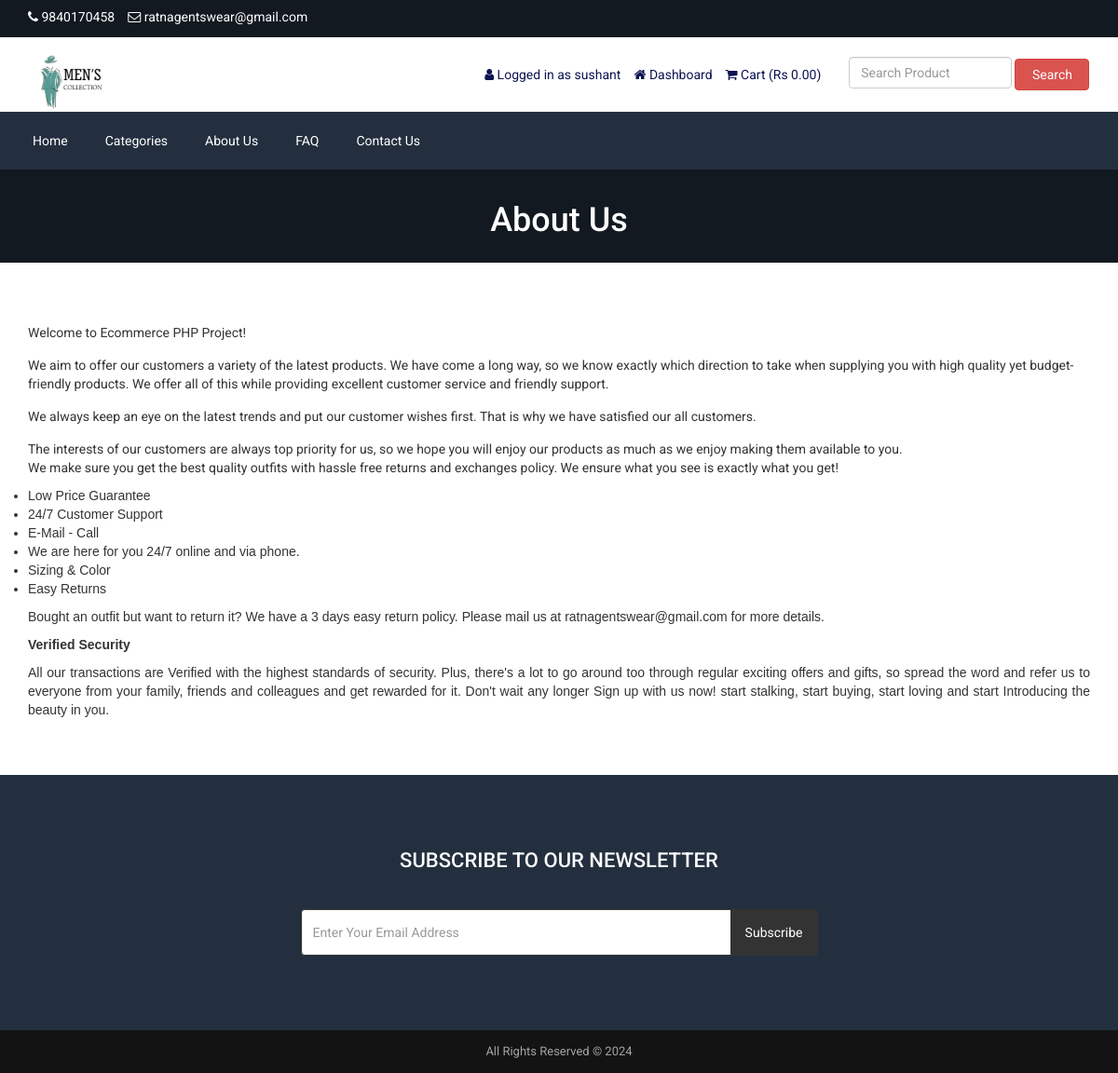
/about.php (signed in), run on the app's committed database.
### tables this page shows
CREATE TABLE `tbl_settings` (
  `id` int(11) NOT NULL,
  `logo` varchar(255) NOT NULL,
  `favicon` varchar(255) NOT NULL,
  `footer_about` text NOT NULL,
  `footer_copyright` text NOT NULL,
  `contact_address` text NOT NULL,
  `contact_email` varchar(255) NOT NULL,
  `contact_phone` varchar(255) NOT NULL,
  `contact_fax` varchar(255) NOT NULL,
  `contact_map_iframe` text NOT NULL,
  `receive_email` varchar(255) NOT NULL,
  `receive_email_subject` varchar(255) NOT NULL,
  `receive_email_thank_you_message` text NOT NULL,
  `forget_password_message` text NOT NULL,
  `total_recent_post_footer` int(10) NOT NULL,
  `total_popular_post_footer` int(10) NOT NULL,
  `total_recent_post_sidebar` int(11) NOT NULL,
  `total_popular_post_sidebar` int(11) NOT NULL,
  `total_featured_product_home` int(11) NOT NULL,
  `total_latest_product_home` int(11) NOT NULL,
  `total_popular_product_home` int(11) NOT NULL,
  `meta_title_home` text NOT NULL,
  `meta_keyword_home` text NOT NULL,
  `meta_description_home` text NOT NULL,
  `banner_login` varchar(255) NOT NULL,
  `banner_registration` varchar(255) NOT NULL,
  `banner_forget_password` varchar(255) NOT NULL,
  `banner_reset_password` varchar(255) NOT NULL,
  `banner_search` varchar(255) NOT NULL,
  `banner_cart` varchar(255) NOT NULL,
  `banner_checkout` varchar(255) NOT NULL,
  `banner_product_category` varchar(255) NOT NULL,
  `banner_blog` varchar(255) NOT NULL,
  `cta_title` varchar(255) NOT NULL,
  `cta_content` text NOT NULL,
  `cta_read_more_text` varchar(255) NOT NULL,
  `cta_read_more_url` varchar(255) NOT NULL,
  `cta_photo` varchar(255) NOT NULL,
  `featured_product_title` varchar(255) NOT NULL,
  `featured_product_subtitle` varchar(255) NOT NULL,
  `latest_product_title` varchar(255) NOT NULL,
  `latest_product_subtitle` varchar(255) NOT NULL,
  `popular_product_title` varchar(255) NOT NULL,
  `popular_product_subtitle` varchar(255) NOT NULL,
  `testimonial_title` varchar(255) NOT NULL,
  `testimonial_subtitle` varchar(255) NOT NULL,
  `testimonial_photo` varchar(255) NOT NULL,
  `blog_title` varchar(255) NOT NULL,
  `blog_subtitle` varchar(255) NOT NULL,
  `newsletter_text` text NOT NULL,
  `paypal_email` varchar(255) NOT NULL,
  `stripe_public_key` varchar(255) NOT NULL,
  `stripe_secret_key` varchar(255) NOT NULL,
  `bank_detail` text NOT NULL,
  `before_head` text NOT NULL,
  `after_body` text NOT NULL,
  `before_body` text NOT NULL,
  `home_service_on_off` int(11) NOT NULL,
  `home_welcome_on_off` int(11) NOT NULL,
  `home_featured_product_on_off` int(11) NOT NULL,
  `home_latest_product_on_off` int(11) NOT NULL,
  `home_popular_product_on_off` int(11) NOT NULL,
  `home_testimonial_on_off` int(11) NOT NULL,
  `home_blog_on_off` int(11) NOT NULL,
  `newsletter_on_off` int(11) NOT NULL,
  `ads_above_welcome_on_off` int(1) NOT NULL,
  `ads_above_featured_product_on_off` int(1) NOT NULL,
  `ads_above_latest_product_on_off` int(1) NOT NULL,
  `ads_above_popular_product_on_off` int(1) NOT NULL,
  `ads_above_testimonial_on_off` int(1) NOT NULL,
  `ads_category_sidebar_on_off` int(1) NOT NULL
);

CREATE TABLE `tbl_top_category` (
  `tcat_id` int(11) NOT NULL,
  `tcat_name` varchar(255) NOT NULL,
  `show_on_menu` int(1) NOT NULL
);

CREATE TABLE `tbl_page` (
  `id` int(11) NOT NULL,
  `about_title` varchar(255) NOT NULL,
  `about_content` text NOT NULL,
  `about_banner` varchar(255) NOT NULL,
  `about_meta_title` varchar(255) NOT NULL,
  `about_meta_keyword` text NOT NULL,
  `about_meta_description` text NOT NULL,
  `faq_title` varchar(255) NOT NULL,
  `faq_banner` varchar(255) NOT NULL,
  `faq_meta_title` varchar(255) NOT NULL,
  `faq_meta_keyword` text NOT NULL,
  `faq_meta_description` text NOT NULL,
  `blog_title` varchar(255) NOT NULL,
  `blog_banner` varchar(255) NOT NULL,
  `blog_meta_title` varchar(255) NOT NULL,
  `blog_meta_keyword` text NOT NULL,
  `blog_meta_description` text NOT NULL,
  `contact_title` varchar(255) NOT NULL,
  `contact_banner` varchar(255) NOT NULL,
  `contact_meta_title` varchar(255) NOT NULL,
  `contact_meta_keyword` text NOT NULL,
  `contact_meta_description` text NOT NULL,
  `pgallery_title` varchar(255) NOT NULL,
  `pgallery_banner` varchar(255) NOT NULL,
  `pgallery_meta_title` varchar(255) NOT NULL,
  `pgallery_meta_keyword` text NOT NULL,
  `pgallery_meta_description` text NOT NULL,
  `vgallery_title` varchar(255) NOT NULL,
  `vgallery_banner` varchar(255) NOT NULL,
  `vgallery_meta_title` varchar(255) NOT NULL,
  `vgallery_meta_keyword` text NOT NULL,
  `vgallery_meta_description` text NOT NULL
);

### about.php (the view)
<?php require_once('header.php'); ?>
<?php
$statement = $pdo->prepare("SELECT * FROM tbl_page WHERE id=1");
$statement->execute();
$result = $statement->fetchAll(PDO::FETCH_ASSOC);
foreach ($result as $row) {
   $about_title = $row['about_title'];
    $about_content = $row['about_content'];
    $about_banner = $row['about_banner'];
}
?>
<div class="page-banner" style="background-image: url(assets/uploads/<?php echo $about_banner; ?>);">
    <div class="inner">
        <h1><?php echo $about_title; ?></h1>
    </div>
</div>
<div class="page">
    <div class="container">
        <div class="row">
            <div class="col-md-12">
                <p>
                    <?php echo $about_content; ?>
                </p>
            </div>
        </div>
    </div>
</div>
<?php require_once('footer.php'); ?>

### header.php (shortened to what this page needs)
<?php
include("admin/inc/config.php");
$statement = $pdo->prepare("SELECT * FROM tbl_settings WHERE id=1");
$statement->execute();
$result = $statement->fetchAll(PDO::FETCH_ASSOC);
foreach ($result as $row)
{
	$logo = $row['logo'];
	$contact_email = $row['contact_email'];
	$contact_phone = $row['contact_phone'];
}
?>
<!DOCTYPE html>
<html lang="en">
<head>
	<link rel="stylesheet" href="assets/css/bootstrap.min.css">
	<link rel="stylesheet" href="assets/css/font-awesome.min.css">
	<link rel="stylesheet" href="assets/css/owl.carousel.min.css">
	<link rel="stylesheet" href="assets/css/owl.theme.default.min.css">
	<link rel="stylesheet" href="assets/css/jquery.bxslider.min.css">
    <link rel="stylesheet" href="assets/css/magnific-popup.css">
    <link rel="stylesheet" href="assets/css/rating.css">
	<link rel="stylesheet" href="assets/css/spacing.css">
	<link rel="stylesheet" href="assets/css/bootstrap-touch-slider.css">
	<link rel="stylesheet" href="assets/css/animate.min.css">
	<link rel="stylesheet" href="assets/css/tree-menu.css">
	<link rel="stylesheet" href="assets/css/select2.min.css">
	<link rel="stylesheet" href="assets/css/main.css">
	<link rel="stylesheet" href="assets/css/responsive.css">
	<?php
	$statement = $pdo->prepare("SELECT * FROM tbl_page WHERE id=1");
	$statement->execute();
	$result = $statement->fetchAll(PDO::FETCH_ASSOC);
		?>
</head>
<body>
<div class="top">
	<div class="container">
		<div class="row">
			<div class="col-md-6 col-sm-6 col-xs-12">
				<div class="left">
					<ul>
						<li><i class="fa fa-phone"></i> <?php echo $contact_phone; ?></li>
						<li><i class="fa fa-envelope-o"></i> <?php echo $contact_email; ?></li>
					</ul>
				</div>
			</div>
			<div class="col-md-6 col-sm-6 col-xs-12">
			</div>
		</div>
	</div>
</div>
<div class="header">
	<div class="container">
		<div class="row inner">
			<div class="col-md-4 logo">
				<a href="index.php"><img src="assets/uploads/<?php echo $logo; ?>" alt="logo image"></a>
			</div>
			<div class="col-md-5 right">
				<ul>
					<?php
					if(isset($_SESSION['customer'])) {
						?>
						<li><i class="fa fa-user"></i> <?php echo "Logged in as"; ?> <?php echo $_SESSION['customer']['cust_name']; ?></li>
						<li><a href="dashboard.php"><i class="fa fa-home"></i> <?php echo "Dashboard"; ?></a></li>
						<?php
					} else {
						?>
						<li><a href="login.php"><i class="fa fa-sign-in"></i> <?php echo "Login"; ?></a></li>
						<li><a href="registration.php"><i class="fa fa-user-plus"></i> <?php echo "Register"; ?></a></li>
						<?php
					}
					?>
					<li><a href="cart.php"><i class="fa fa-shopping-cart"></i> <?php echo "Cart"; ?> (<?php echo "Rs "; ?><?php
					if(isset($_SESSION['cart_p_id'])) {
						$table_total_price = 0;
						$i=0;
	                    foreach($_SESSION['cart_p_qty'] as $key => $value)
	                    {
	                        $i++;
	                        $arr_cart_p_qty[$i] = $value;
	                    }                    $i=0;
	                    foreach($_SESSION['cart_p_current_price'] as $key => $value)
	                    {
	                        $i++;
	                        $arr_cart_p_current_price[$i] = $value;
	                    }
	                    for($i=1;$i<=count($arr_cart_p_qty);$i++) {
	                    	$row_total_price = $arr_cart_p_current_price[$i]*$arr_cart_p_qty[$i];
	                        $table_total_price = $table_total_price + $row_total_price;
	                    }
						echo $table_total_price;
					} else {
						echo '0.00';
					}
					?>)</a></li>
				</ul>
			</div>
			<div class="col-md-3 search-area">
				<form class="navbar-form navbar-left" role="search" action="search-result.php" method="get">
					<div class="form-group">
						<input type="text" class="form-control search-top" placeholder="<?php echo "Search Product"; ?>" name="search_text">
					</div>
					<button type="submit" class="btn btn-danger"><?php echo "Search"; ?></button>
				</form>
			</div>
		</div>
	</div>
</div>
<div class="nav">
	<div class="container">
		<div class="row">
			<div class="col-md-12 pl_0 pr_0">
				<div class="menu-container">
					<div class="menu">
						<ul>
							<li><a href="index.php">Home</a></li>
							<?php
								$statement = $pdo->prepare("SELECT * FROM tbl_top_category WHERE show_on_menu=1");
								$statement->execute();
								$result = $statement->fetchAll(PDO::FETCH_ASSOC);
								foreach ($result as $row) {
								?>
								<li><a href="product-category.php?id=<?php echo $row['tcat_id']; ?>&type=top-category"><?php echo "Categories"; ?></a>
								</li>
								<?php
								}
							?>
							<?php
							$statement = $pdo->prepare("SELECT * FROM tbl_page WHERE id=1");
							$statement->execute();
							$result = $statement->fetchAll(PDO::FETCH_ASSOC);
							foreach ($result as $row) {
								$about_title = $row['about_title'];
								$faq_title = $row['faq_title'];
								$contact_title = $row['contact_title'];
							}
							?>
							<li><a href="about.php"><?php echo $about_title; ?></a></li>
							<li><a href="faq.php"><?php echo $faq_title; ?></a></li>
							<li><a href="contact.php"><?php echo $contact_title; ?></a></li>
						</ul>
					</div>
				</div>
			</div>
		</div>
	</div>
</div>

### footer.php (shortened to what this page needs)
<?php
require_once('Class/Footer.php');
?>
<?php
$statement = $pdo->prepare("SELECT * FROM tbl_settings WHERE id=1");
$statement->execute();
$result = $statement->fetchAll(PDO::FETCH_ASSOC);
foreach ($result as $row)
{
	$footer_copyright = $row['footer_copyright'];
    $newsletter_on_off = $row['newsletter_on_off'];
}
?>
<?php if($newsletter_on_off == 1): ?>
<section class="home-newsletter">
	<div class="container">
		<div class="row">
			<div class="col-md-6 col-md-offset-3">
				<div class="single">
				<form action="" method="post">
					<h2><?php echo "Subscribe To Our Newsletter"; ?></h2>
					<div class="input-group">
			        	<input type="email" class="form-control" placeholder="<?php echo "Enter Your Email Address"; ?>" name="email_subscribe">
			         	<span class="input-group-btn">
			         	<button class="btn btn-theme" type="submit" name="form_subscribe"><?php echo "Subscribe"; ?></button>
			         	</span>
			        </div>
				</div>
			</div>
		</div>
	</div>
</section>
<?php endif; ?>
<div class="footer-bottom">
	<div class="container">
		<div class="row">
			<div class="col-md-12 copyright">
				<?php echo $footer_copyright; ?>
			</div>
		</div>
	</div>
</div>
</body>
</html>

### assets/css/main.css (style rules this page uses)
* { margin: 0; padding: 0; }
body { font-family: "Roboto", sans-serif; font-size: 14px; }
h1, h2, h3, h4, h5, h6 { font-family: "Roboto", sans-serif; }
a { text-decoration: none; }
.top { width: 100%; height: 40px; background: #131921; }
.top .left { float: left; }
.top .left ul { padding-top: 8px; }
.top .left ul li { list-style-type: none; float: left; margin-right: 14px; color: white; }
.top .left ul li i { color: white; }
.header { width: 100%; height: auto; background: #fff; }
.header .inner { height: auto; display: table; }
.header .logo { float: none; display: table-cell; vertical-align: middle; }
.header .logo img { max-width: 100%; height: 80px; }
.header .navbar-form .form-control { width: 300px; }
.header .search-area { float: none; display: table-cell; vertical-align: middle; }
.header .search-area .form-group { width: calc(100% - 84px); }
.header .search-area button { width: 80px; }
.header .search-area form { width: 100%; }
.header .right { float: none; display: table-cell; vertical-align: middle; padding-right: 0; }
.header .right ul { float: right; margin-bottom: 0; }
.header .right ul li { list-style-type: none; float: left; margin-left: 14px; color: #0d1452; }
.header .right ul li a { color: #0d1452; }
.header .navbar-form .search-top { width: 100%; }
.nav { background: #232f3e; }
.menu-container { width: 100%; margin: 0 auto; background: #232f3e; }
.menu-dropdown-icon:before { content: "\f067"; font-family: "FontAwesome"; display: none; cursor: pointer; float: right; padding: 1.5em 2em; background: #fff; color: #333; }
.menu > ul { margin: 0 auto; width: 100%; list-style: none; padding: 0; position: relative; box-sizing: border-box; }
.menu > ul:before, .menu > ul:after { content: ""; display: table; }
.menu > ul:after { clear: both; }
.menu > ul > li { float: left; padding: 0; margin: 0; }
.menu > ul > li a { text-decoration: none; padding: 1.5em 20px; display: block; color: #fff; }
::marker { display: none !important;; unicode-bidi: isolate; font-variant-numeric: tabular-nums; text-transform: none; text-indent: 0px !important; text-align: start !important; text-align-last: start !important; }
.footer-bottom { width: 100%; height: auto; background: #141314; padding: 14px 0; }
.footer-bottom .copyright { font-size: 13px; color: #a3a3a3; text-align: center; }
.page-banner { width: 100%; height: auto; background-repeat: no-repeat; background-position: center center; -webkit-background-size: cover; background-size: cover; position: relative; padding-top: 15px; padding-bottom: 15px; overflow: hidden; }
.page-banner h1 { color: #fff; text-align: center; z-index: 999; position: relative; }
.page { width: 100%; height: auto; padding-top: 50px; padding-bottom: 50px; }
.home-newsletter { padding: 80px 0; background: #232f3e; }
.home-newsletter .single { max-width: 650px; margin: 0 auto; text-align: center; position: relative; z-index: 2; }
.home-newsletter .single h2 { font-size: 22px; color: white; text-transform: uppercase; margin-bottom: 40px; margin-top: 0; }
.home-newsletter .single .form-control { height: 50px; border-color: #333; outline: none; }
.home-newsletter .single .btn { min-height: 50px; background: #333; color: #fff; padding-left: 15px; padding-right: 15px; }

### assets/css/responsive.css (style rules this page uses)
@media only screen and (min-width: 992px) { .header .inner { width: 100%; } }
@media only screen and (min-width: 992px) { .header .search-area { padding-right: 0; } }
@media only screen and (min-width: 992px) { .header .search-area form { padding-right: 0; } }
@media only screen and (min-width: 992px) { .header .container { padding-right: 0; } }

### data on the page
tbl_settings: contact_phone "9840170458", contact_email "ratnagentswear@gmail.com", logo (picture), footer_copyright "All Rights Reserved © 2024"
tbl_page: about_title "About Us", faq_title "FAQ", contact_title "Contact Us", about_banner (picture), about_content "Welcome to Ecommerce PHP Project! We aim to offer our customers a variety of the latest products. We have come a long way, so we know exactly which direction to take when supplying you with high quality yet budget-friendly products. We offer all of this while providing excellent customer service and friendly support. We always keep an eye on the latest trends and put our customer wishes first. That is why we have satisfied our all customers. The interests of our customers are always top priority for us, so we hope you will enjoy our products as much as we enjoy making them available to you. We make sure you get the best quality outfits with hassle free returns and exchanges policy. We…"

### other printed values
$_SESSION['customer']['cust_name'] "sushant"
